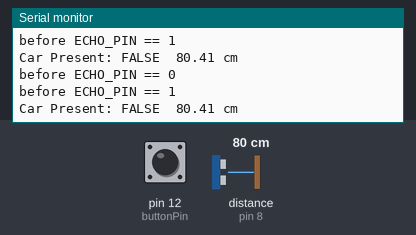
Bench run of a sketch on a simulated Arduino Uno, built with avr-gcc and run on an emulated ATmega328P. Parts: the last lines printed to the serial monitor. Wiring (inferred from the names in the program): ultrasonic range finder: trigger pin 7; echo pin 8. Inputs (shaded band) come from the test bench; at power-on: distance to the obstacle (sensor on pin 8) 80 cm, pin 12 (buttonPin) HIGH. The echo pulse lasts 58.3 µs per cm.

Above: at 1.2 s.
1.3 s: distance to the obstacle (sensor on pin 8) set to 2 cm
At 1.8 s:
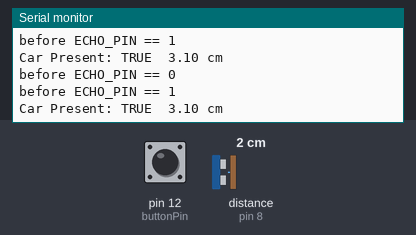
2.9 s: distance to the obstacle (sensor on pin 8) set to 18 cm
At 3.9 s:
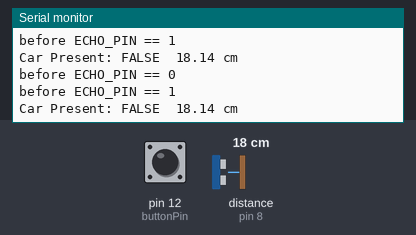
5.9 s: distance to the obstacle (sensor on pin 8) set to 4 cm
At 6.7 s:
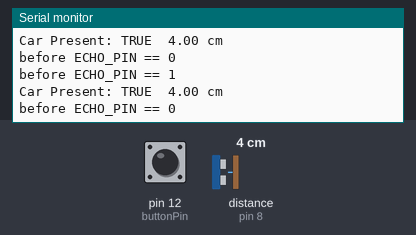
8.9 s: distance to the obstacle (sensor on pin 8) set to 120 cm
At 9.7 s:
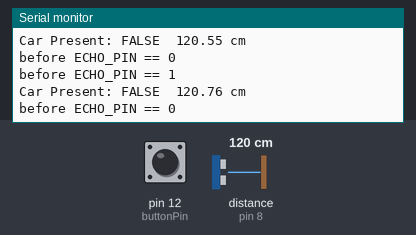
11.9 s: pin 12 (buttonPin) pulled LOW for 0.15 s
At 12.5 s:
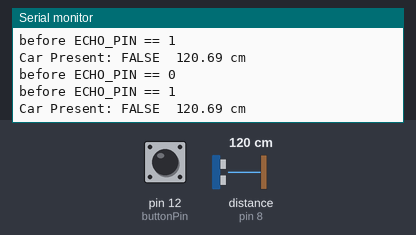
15.0 s: distance to the obstacle (sensor on pin 8) set to 9 cm
At 16.1 s:
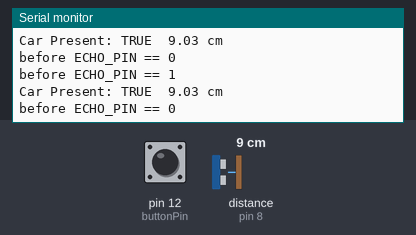
Timing chart, 0 to 18.0 s (numbered marks = the images above; inputs shaded):
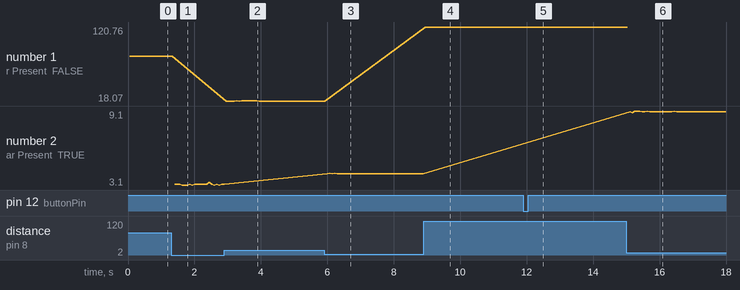

The sketch:

ArduinoSideVer2Switch.ino
```cpp
//Arduino code
#include <SoftwareSerial.h>
#include <ArduinoJson.h>

SoftwareSerial s(5,6);
const int TRIG_PIN = 7;
const int ECHO_PIN = 8;
const unsigned int MAX_DIST = 23200;
const int buttonPin = 12;
int buttonState = 0;
void setup() {
  s.begin(9600);
  Serial.begin(9600);
  pinMode(buttonPin, INPUT);
  pinMode(TRIG_PIN, OUTPUT);
  digitalWrite(TRIG_PIN, LOW);
}
//          Spot 1    Spot 2    Spot 3    Spot 4
// Zone A     x         x         x         x
// Zone B     x         x         x         x

int data[2][4]={ {0,0,0,0},{0,0,0,0} };
int prevData[2][4]={ {0,0,0,0},{0,0,0,0} };

int confirm=0;
String zone="";
int zoneNumb=-1;
int spot;
bool delivered=false;

void loop() {
  StaticJsonBuffer<1000> jsonBuffer;
  JsonObject& root = jsonBuffer.createObject();

  //Switching zones
  buttonState = digitalRead(buttonPin);
  if(buttonState == LOW){
    zone="A";
    zoneNumb=0;
  } else if(buttonState == HIGH){
    zone="B";
    zoneNumb=1;
  }

  unsigned long t1;
  unsigned long t2;
  unsigned long pulse_width;
  float cm;

  // Hold the trigger pin high for at least 10 us
  digitalWrite(TRIG_PIN, HIGH);
  delayMicroseconds(10);
  digitalWrite(TRIG_PIN, LOW);

  // Wait for pulse on echo pin
  Serial.println("before ECHO_PIN == 0");
  while ( digitalRead(ECHO_PIN) == 0 );

  // Measure how long the echo pin was held high (pulse width)
  // Note: the micros() counter will overflow after ~70 min
  t1 = micros();
  Serial.println("before ECHO_PIN == 1");
  while ( digitalRead(ECHO_PIN) == 1);
  t2 = micros();
  pulse_width = t2 - t1;

  // Calculate distance in centimeters and inches. The constants
  // are found in the datasheet, and calculated from the assumed speed
  //of sound in air at sea level (~340 m/s).
  cm = pulse_width / 58.0;

  if ( pulse_width > MAX_DIST ) {
    Serial.println("Out of range");
  } else if(cm<15){
    Serial.print("Car Present: TRUE\t");
    Serial.print(cm);
    Serial.println(" cm");

    if(prevData[zoneNumb][0]!=1){
      delivered=false;
      data[zoneNumb][0]=1;
      prevData[zoneNumb][0]=1;

      root["spotNo"] = 1;
      root["status"] = 1;
      root["zoneName"] = zone;
      if(s.available()>0) {
        root.printTo(s);
      }
      confirm=s.read();
      if(confirm==30){
        delivered=true;
      }
    } else if(!delivered){
      s.write(data);
      confirm=s.read();
      if(confirm==30){
        delivered=true;
      }
    }

  } else if(cm>15){
    Serial.print("Car Present: FALSE\t");
    Serial.print(cm);
    Serial.println(" cm");

    if(prevData[zoneNumb][0]!=2){
      delivered=false;
      data[zoneNumb][0]=2;
      prevData[zoneNumb][0]=2;

      root["spotNo"] = 1;
      root["status"] = 2;
      root["zoneName"] = zone;
      if(s.available()>0) {
        root.printTo(s);
      }

      confirm=s.read();
      if(confirm==40){
        delivered=true;
      }
    } else if(!delivered){
      s.write(data);
      confirm=s.read();
      if(confirm==40){
        delivered=true;
      }
    }
  }
  delay(60);
}
```

Measured:
- after the input at 1.3 s, the serial monitor: prints a new line after 0.11 s (image 1)
- after the input at 2.9 s, the serial monitor: prints a new line after 0.06 s (image 2)
- after the input at 5.9 s, the serial monitor: prints a new line after 0.10 s (image 3)
- after the input at 8.9 s, the serial monitor: prints a new line after 0.05 s (image 4)
- after the input at 11.9 s, the serial monitor: prints a new line after 0.21 s (image 5)
- after the input at 15.0 s, the serial monitor: prints a new line after 0.11 s (image 6)
- plotted number 1: 80.41 → 18.07 after the input at 2.9 s, 18.07 → 120.76 after the input at 8.9 s
- plotted number 2: 3.17 → 4 after the input at 5.9 s, 4 → 9.03 after the input at 15.0 s
